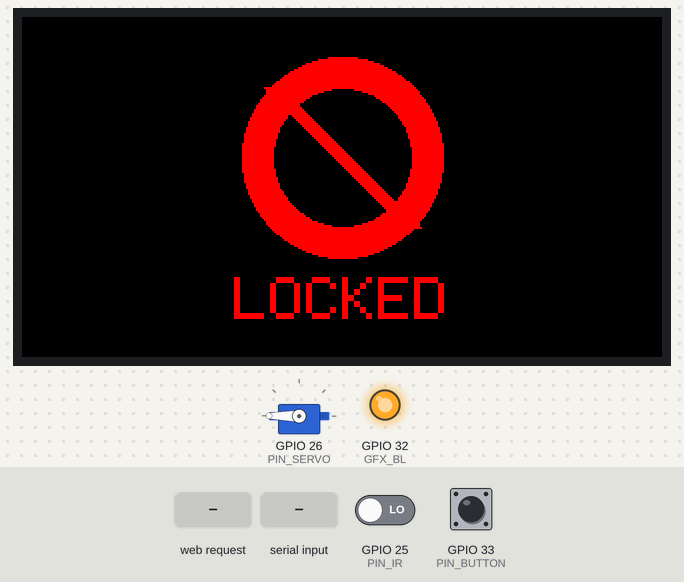
The sketch below on a simulated ESP32. Parts: servo, 320×170 colour display, output pins drawn as LEDs (lit = HIGH). The test bench sets the inputs (shaded band); at power-on: GPIO 33 (PIN_BUTTON) HIGH, GPIO 25 (PIN_IR) LOW. WiFi joins after 1.5 s; servers stay silent unless stated; what the sketch prints to the serial monitor is not drawn.

Above: at 3.3 s.
3.4 s: GPIO 33 (PIN_BUTTON) pulled LOW for 0.15 s
At 4.4 s:
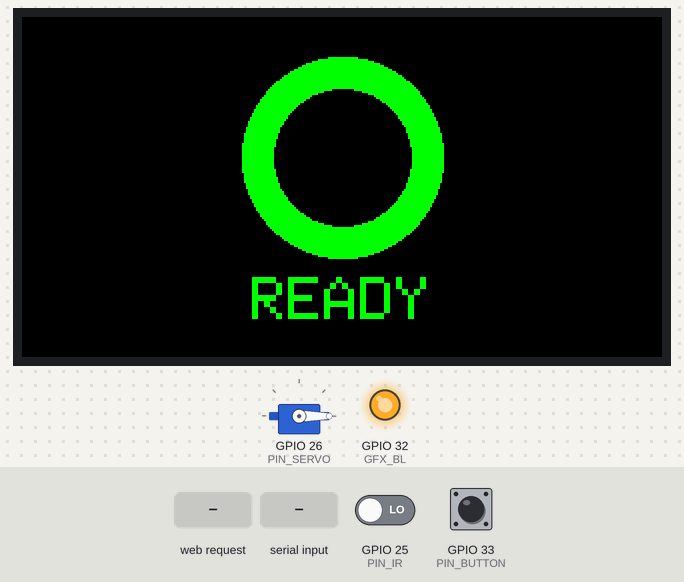
5.0 s: HTTP request GET /lock received
At 5.7 s:
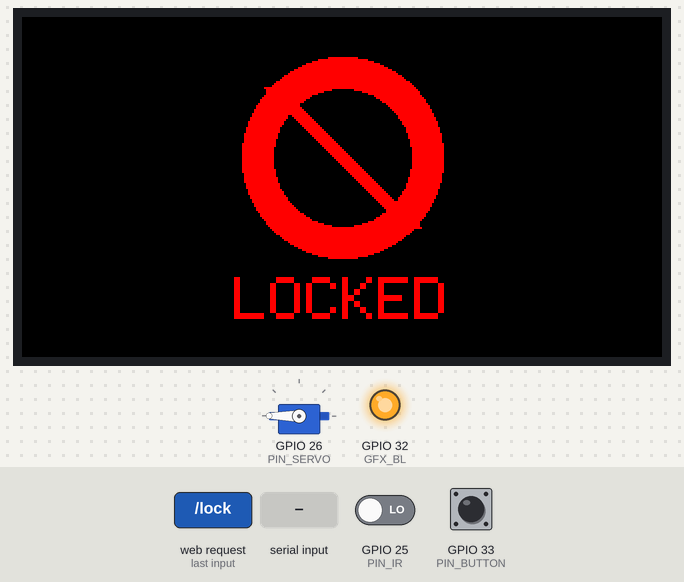
6.5 s: "u" received over Serial
At 7.7 s:
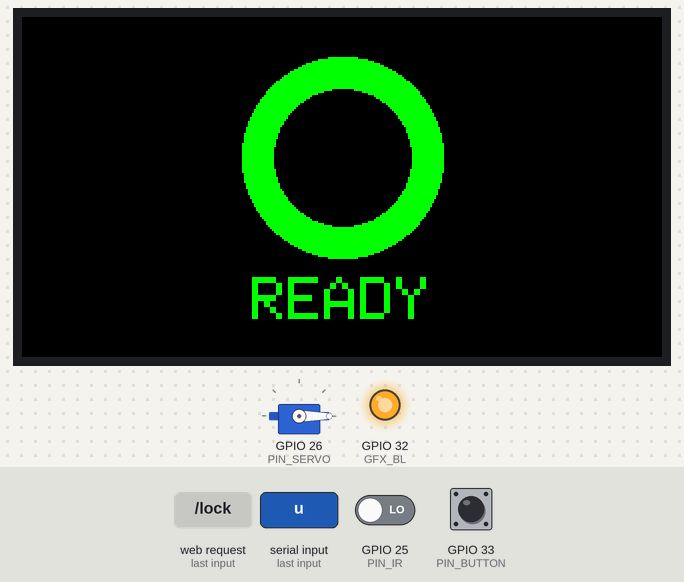
8.0 s: GPIO 25 (PIN_IR) driven HIGH
9.5 s: GPIO 25 (PIN_IR) driven LOW
At 10.1 s:
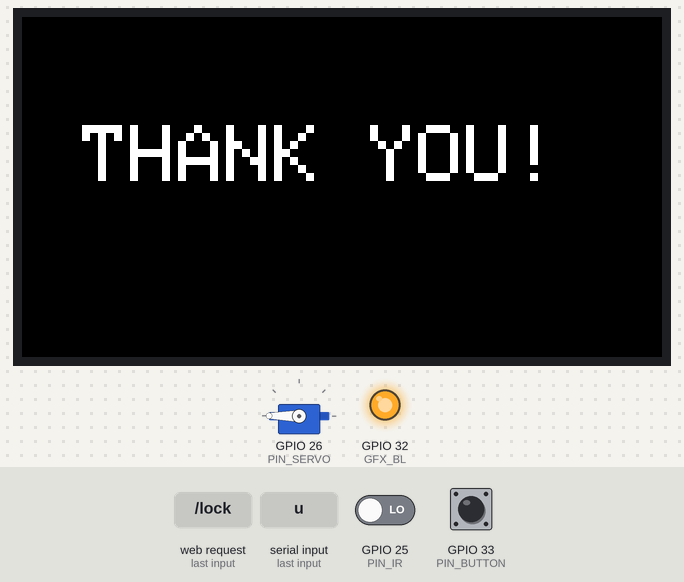
12.5 s: HTTP request GET /unlock received
At 12.64 s:
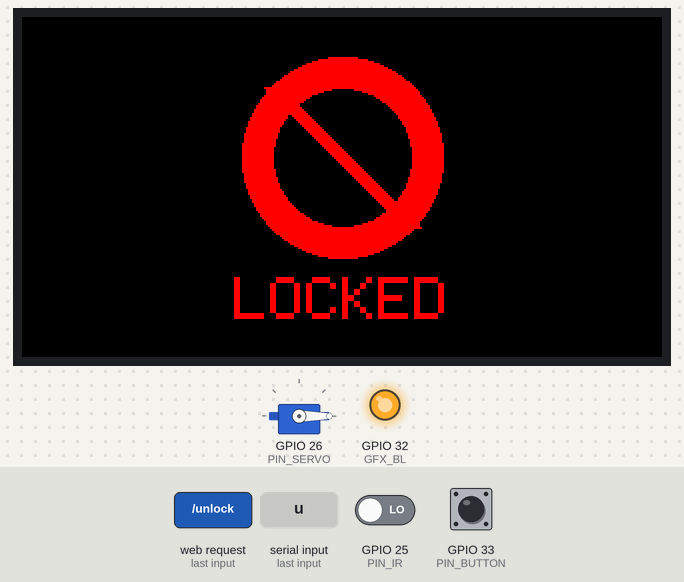
Timing chart, 0 to 15.2 s (numbered marks = the images above; inputs shaded):
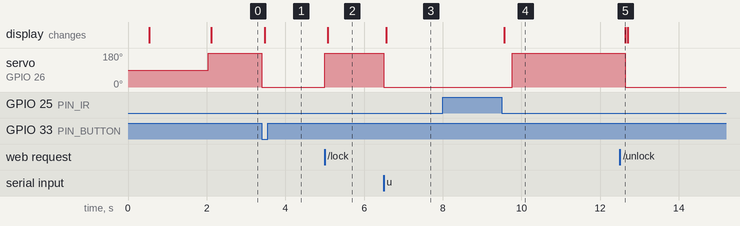

The sketch:

gacha_lock_wifi.ino
```cpp
// =====================================================================
//  gacha_lock_wifi.ino  --  ガチャ機ロック ESP32 WiFi版
//
//  BLE版 (firmware/gacha_lock_ble) から通信方式だけをWiFiに置き換えたもの。
//  BLEは電波が弱いと接続が頻繁に切れ(supervision timeout)、排出の通知を
//  取りこぼす問題が実イベントで発生したため、ローカルのWiFiに乗り換えた。
//  ロック機構・センサー・画面まわりのロジックはBLE版と同一。
//
//  ■ 通信方式
//    ESP32はWiFiに接続し、HTTPサーバーとして待ち受ける。
//    PC側 (pc_game/game_server.py) は http://gacha.local/ に対して:
//      GET /status  → 現在の状態をJSONで返す (PCはこれを定期的に見て状態を追う)
//      GET /unlock  → 解錠
//      GET /lock    → 強制施錠(管理画面用)
//    mDNSで "gacha.local" を名乗るので、IPが変わっても設定変更は不要。
//    (macOSは標準で .local を名前解決できる)
//
//  ■ 動作の流れ (BLE版と同じ)
//    [施錠中]  画面「ロック中」
//         │  /unlock を受信 (または物理ボタン/シリアル'u')
//         ▼
//    [解錠中]  画面「かいじょ!」/ サーボ=解錠
//         │  赤外線センサーがカプセルの落下を検知
//         ▼
//    [お礼表示] LOCK_DELAY_MS 待ってから施錠 → 3秒後に施錠中へ戻る
//
//  ボード: ideaspark ESP32 + 1.9" ST7789 (170x320)
//  必要ライブラリ:
//    - "GFX Library for Arduino" (moononournation)
//    - "ESP32Servo"              (Kevin Harrington)
//    (WiFi / WebServer / ESPmDNS はESP32ボードパッケージに標準で入っている)
//
//  配線 (BLE版と同じ):
//    サーボ信号   -> GPIO26
//    赤外線センサー D0 -> GPIO25 (★3.3Vで駆動すること)
//    手動解除ボタン(任意, もう片足GND) -> GPIO33
//    画面バックライト -> GPIO32 (ideaspark基板固有)
//
//  ■ 接続情報
//    wifi_config.example.h を wifi_config.h にコピーして書き込むこと。
//    wifi_config.h は .gitignore 済み(認証情報はコミットしない)。
// =====================================================================
#include <Arduino_GFX_Library.h>
#include <ESP32Servo.h>
#include <ESPmDNS.h>
#include <WebServer.h>
#include <WiFi.h>

#include "wifi_config.h"

// ---------------- 表示画像 (任意) ----------------
// BLE版と同じ images.h をそのまま使える。無ければ従来の図形描画にフォールバックする。
#if defined(__has_include)
#  if __has_include("images.h")
#    include "images.h"
#    define HAS_IMAGES 1
#  endif
#endif

// ---------------- ピン割り当て (実機確認済み) ----------------
#define PIN_SERVO   26    // サーボ信号
#define PIN_IR      25    // 赤外線センサー D0 (★3.3Vで駆動すること)
#define PIN_BUTTON  33    // 手動解除ボタン(任意, もう片足GND)
#define GFX_BL      32    // 画面バックライト (このボード固有)

// ---------------- サーボの角度 (★実機で要調整) ----------------
const int ANGLE_LOCK = 180;   // 施錠位置
const int ANGLE_FREE = 0;     // 解錠位置

// ---------------- 排出検知から施錠までの遅延 (★実機で要調整) ----------------
//  カプセルが落ちた瞬間に施錠すると、回転盤のポケットがまだ開いた位置で止まってしまい、
//  機構が中途半端なところで引っかかる。少し待って回転盤が良い位置まで進んでから
//  爪を落とすことで、きれいに止まる。長すぎると2個目が出るおそれがあるので注意。
const uint32_t LOCK_DELAY_MS = 200;

// ---------------- 赤外線センサーの極性 ----------------
//  多くの LM393 障害物センサーは「物体を検知すると D0 が LOW」になる。
//  もし逆(検知でHIGH)なら false にする。
const bool IR_ACTIVE_LOW = true;

// ---------------- 画面の色 (RGB565) ----------------
#define C_BLACK 0x0000
#define C_WHITE 0xFFFF
#define C_RED   0xF800
#define C_GREEN 0x07E0

// ---------------- 画面の初期化 ----------------
Arduino_DataBus *bus = new Arduino_ESP32SPI(2 /*DC*/, 15 /*CS*/, 18 /*SCK*/, 23 /*MOSI*/, GFX_NOT_DEFINED /*MISO*/);
Arduino_GFX *gfx = new Arduino_ST7789(bus, 4 /*RST*/, 1 /*rotation*/, true /*IPS*/, 170, 320, 35, 0, 35, 0);
const int CX = 160;   // 画面中心X (横向き 320x170)
const int CY = 70;
const int R  = 50;

Servo lockServo;
WebServer server(80);

// ---------------- 状態 ----------------
enum State { ST_LOCKED, ST_UNLOCKED, ST_THANKS };
State state = ST_LOCKED;
bool  armed = false;    // 解錠後、センサーがクリアになってから検知を有効化するフラグ
uint32_t thanksSince = 0;
bool  servoLockedInThanks = false;
const uint32_t THANKS_MS = 3000;

bool webUnlockReq = false;   // HTTPからの解錠要求
bool webLockReq   = false;   // HTTPからの強制施錠要求

// 排出のたびに増える通し番号。PCはこれを見て「新しく1個出た」を判定するので、
// 通信が一瞬切れても取りこぼさない(BLE版で通知を落とした反省点)。
uint32_t dispenseCount = 0;

// 今の状態を表す文字列。PC側はこれを見てロック状況を把握する。
const char* stateName() {
  switch (state) {
    case ST_UNLOCKED: return "UNLOCKED";
    case ST_THANKS:   return "DISPENSED";   // サーボは施錠済み、お礼を表示中
    default:          return "LOCKED";
  }
}

// ---------------- 画面描画 ----------------
void drawReady() {
#ifdef HAS_IMG_UNLOCKED
  gfx->draw16bitRGBBitmap(0, 0, (uint16_t *)IMG_UNLOCKED, IMG_W, IMG_H);
#else
  gfx->fillScreen(C_BLACK);
  gfx->fillCircle(CX, CY, R,    C_GREEN);
  gfx->fillCircle(CX, CY, R-16, C_BLACK);
  gfx->setTextSize(3);
  gfx->setTextColor(C_GREEN);
  gfx->setCursor(CX - 45, 130);
  gfx->print("READY");
#endif
}

void drawLocked() {
#ifdef HAS_IMG_LOCKED
  gfx->draw16bitRGBBitmap(0, 0, (uint16_t *)IMG_LOCKED, IMG_W, IMG_H);
#else
  gfx->fillScreen(C_BLACK);
  gfx->fillCircle(CX, CY, R,    C_RED);
  gfx->fillCircle(CX, CY, R-16, C_BLACK);
  for (int o = -4; o <= 4; o++)
    gfx->drawLine(CX-35+o, CY-35, CX+35+o, CY+35, C_RED);
  gfx->setTextSize(3);
  gfx->setTextColor(C_RED);
  gfx->setCursor(CX - 54, 130);
  gfx->print("LOCKED");
#endif
}

void drawThanks() {
#ifdef HAS_IMG_THANKS
  gfx->draw16bitRGBBitmap(0, 0, (uint16_t *)IMG_THANKS, IMG_W, IMG_H);
#else
  gfx->fillScreen(C_BLACK);
  gfx->setTextSize(4);
  gfx->setTextColor(C_WHITE);
  gfx->setCursor(CX - 130, CY - 16);
  gfx->print("THANK YOU!");
#endif
}

// WiFi接続待ちの画面(画像が無い環境でも状況が分かるように)
void drawConnecting(const char* line) {
  gfx->fillScreen(C_BLACK);
  gfx->setTextSize(2);
  gfx->setTextColor(C_WHITE);
  gfx->setCursor(10, 60);
  gfx->print("WiFi...");
  gfx->setTextSize(1);
  gfx->setCursor(10, 100);
  gfx->print(line);
}

// ---------------- センサー読み取り ----------------
bool irDetected() {
  int v = digitalRead(PIN_IR);
  return IR_ACTIVE_LOW ? (v == LOW) : (v == HIGH);
}

// ---------------- 施錠/解錠 ----------------
void lockNow() {
  lockServo.write(ANGLE_LOCK);
  drawLocked();
  state = ST_LOCKED;
  armed = false;
  Serial.println("[STATE] LOCKED");
}

void unlockNow() {
  lockServo.write(ANGLE_FREE);
  drawReady();
  state = ST_UNLOCKED;
  armed = false;
  Serial.println("[STATE] UNLOCKED (待機: カプセル落下)");
}

// カプセル検知時。すぐには施錠せず、回転盤が良い位置まで進むのを LOCK_DELAY_MS だけ待つ。
// 実際の施錠は loop の ST_THANKS 処理で行う。
void thanksThenLock() {
  armed = false;
  drawThanks();
  state = ST_THANKS;
  thanksSince = millis();
  servoLockedInThanks = false;
  dispenseCount++;
  Serial.printf("[STATE] THANKS (%lums後に施錠します) 排出通算=%lu\n",
                LOCK_DELAY_MS, dispenseCount);
}

// ---------------- HTTPハンドラ ----------------
void sendStatus() {
  char buf[128];
  snprintf(buf, sizeof(buf),
           "{\"state\":\"%s\",\"dispensed\":%lu,\"rssi\":%d}",
           stateName(), dispenseCount, WiFi.RSSI());
  server.send(200, "application/json", buf);
}

void handleStatus() { sendStatus(); }

void handleUnlock() {
  webUnlockReq = true;
  Serial.println("[HTTP] /unlock");
  sendStatus();
}

void handleLock() {
  webLockReq = true;
  Serial.println("[HTTP] /lock");
  sendStatus();
}

void handleRoot() {
  // ブラウザから直接開いたとき用の簡単な確認ページ
  String h = "<!doctype html><meta charset=utf-8>"
             "<meta name=viewport content='width=device-width,initial-scale=1'>"
             "<style>body{font-family:sans-serif;text-align:center;margin-top:12vh;background:#111;color:#eee}"
             "a{display:inline-block;margin:8px;padding:14px 26px;border-radius:10px;"
             "background:#2b6cb0;color:#fff;text-decoration:none;font-size:18px}</style>"
             "<h2>ガチャロック</h2><p>状態: ";
  h += stateName();
  h += "<br>排出通算: " + String(dispenseCount);
  h += "<br>電波: " + String(WiFi.RSSI()) + " dBm</p>";
  h += "<a href=/unlock>解錠する</a><a href=/lock>施錠する</a>";
  server.send(200, "text/html; charset=utf-8", h);
}

// ---------------- 解除トリガー ----------------
bool unlockRequested() {
  if (webUnlockReq) { webUnlockReq = false; return true; }   // HTTPから
  if (digitalRead(PIN_BUTTON) == LOW) return true;           // 物理ボタン
  if (Serial.available()) {                                  // シリアル 'u'
    char c = Serial.read();
    if (c == 'u' || c == 'U') return true;
  }
  return false;
}

// ---------------- WiFi接続 ----------------
void connectWiFi() {
  WiFi.mode(WIFI_STA);
  WiFi.setSleep(false);          // 応答が遅れないよう省電力を切る
  WiFi.setAutoReconnect(true);
  WiFi.begin(WIFI_SSID, WIFI_PASSWORD);
  Serial.printf("WiFi接続中: %s\n", WIFI_SSID);
  drawConnecting(WIFI_SSID);

  for (int i = 0; i < 60 && WiFi.status() != WL_CONNECTED; i++) {
    delay(500);
    Serial.print(".");
  }
  Serial.println();

  if (WiFi.status() == WL_CONNECTED) {
    Serial.printf("接続しました IP=%s RSSI=%d dBm\n",
                  WiFi.localIP().toString().c_str(), WiFi.RSSI());
    if (MDNS.begin(MDNS_NAME)) {
      MDNS.addService("http", "tcp", 80);
      Serial.printf("http://%s.local/ でアクセスできます\n", MDNS_NAME);
    } else {
      Serial.println("mDNSの開始に失敗(IP直指定でアクセスしてください)");
    }
  } else {
    Serial.println("WiFiに接続できませんでした。以降も自動で再試行します");
  }
}

// ---------------- setup ----------------
void setup() {
  Serial.begin(115200);
  delay(300);
  Serial.println();
  Serial.println("=== gacha_lock_wifi start ===");
  Serial.println("解除するには: PCから /unlock / 物理ボタン / シリアル 'u'");

  pinMode(GFX_BL, OUTPUT);
  digitalWrite(GFX_BL, HIGH);
  pinMode(PIN_BUTTON, INPUT_PULLUP);
  pinMode(PIN_IR, INPUT);

  lockServo.setPeriodHertz(50);
  lockServo.attach(PIN_SERVO, 500, 2400);

  gfx->begin();
  gfx->fillScreen(C_BLACK);

  connectWiFi();

  server.on("/", handleRoot);
  server.on("/status", handleStatus);
  server.on("/unlock", handleUnlock);
  server.on("/lock", handleLock);
  server.begin();
  Serial.println("HTTPサーバーを開始しました");

  lockNow();   // 起動時は施錠から
}

// ---------------- loop ----------------
void loop() {
  server.handleClient();

  // WiFiが切れたら繋ぎ直す(ルーター再起動などに追従)。
  // ただし接続を試している最中に reconnect を重ねて呼ぶと
  // "sta is connecting, return error" を延々と出すだけなので、
  // 「切断が確定した状態」のときだけ呼び直す。
  static uint32_t lastWifiCheck = 0;
  static bool wasConnected = false;
  if (millis() - lastWifiCheck > 5000) {
    lastWifiCheck = millis();
    const wl_status_t st = WiFi.status();
    if (st == WL_CONNECTED) {
      if (!wasConnected) {
        wasConnected = true;
        Serial.printf("[WiFi] 接続しました IP=%s RSSI=%d dBm\n",
                      WiFi.localIP().toString().c_str(), WiFi.RSSI());
      }
    } else {
      if (wasConnected) {
        wasConnected = false;
        Serial.println("[WiFi] 切断されました — 再接続します");
      }
      // WL_IDLE_STATUS(接続処理中)のときは邪魔しない
      if (st == WL_CONNECTION_LOST || st == WL_DISCONNECTED || st == WL_CONNECT_FAILED) {
        WiFi.reconnect();
      }
    }
  }

  // 管理画面からの強制施錠(状態に関係なく先に処理する)
  if (webLockReq) {
    webLockReq = false;
    Serial.println("[CMD] 強制施錠");
    lockNow();
    delay(200);
  }

  if (state == ST_LOCKED) {
    if (unlockRequested()) {
      Serial.println("[CMD] 解除指示を受信");
      unlockNow();
      delay(300);                   // ボタン連打・チャタリング対策
    }

  } else if (state == ST_THANKS) {
    const uint32_t elapsed = millis() - thanksSince;
    // 回転盤が良い位置まで進むのを待ってから施錠する
    if (!servoLockedInThanks && elapsed >= LOCK_DELAY_MS) {
      lockServo.write(ANGLE_LOCK);
      servoLockedInThanks = true;
      Serial.println("[SERVO] 施錠しました");
    }
    if (elapsed > THANKS_MS) {
      lockNow();
    }

  } else {  // ST_UNLOCKED
    // まずセンサーが「クリア(何もない)」になるまで待ってから検知を有効化する
    if (!armed) {
      if (!irDetected()) {
        armed = true;
        Serial.println("[IR] 監視開始 (カプセル落下を待機)");
      }
    } else {
      if (irDetected()) {
        Serial.println("[IR] カプセル検知!");
        thanksThenLock();
      }
    }
  }

  delay(5);
}
```

wifi_config.example.h
```cpp
// このファイルを wifi_config.h という名前でコピーして、実際の値を書き込んでください。
// wifi_config.h は .gitignore 済みなので Git にはコミットされません。

#pragma once

#define WIFI_SSID     "your-wifi-ssid"
#define WIFI_PASSWORD "your-wifi-password"

// PCからは http://<MDNS_NAME>.local/ でアクセスする(macOSは標準で名前解決できる)
#define MDNS_NAME "gacha"
```

Measured:
- after the input at 3.4 s, servo on GPIO 26 (PIN_SERVO): 180° → 0° at once; the display: changes after 0.07 s (image 1)
- after the input at 5.0 s, servo on GPIO 26 (PIN_SERVO): 0° → 180° at once; the display: changes after 0.07 s (image 2)
- after the input at 6.5 s, servo on GPIO 26 (PIN_SERVO): 180° → 0° at once; the display: changes after 0.07 s (image 3)
- after the input at 8.0 s, every drawn part: stays the same
- after the input at 9.5 s, servo on GPIO 26 (PIN_SERVO): 0° → 180° after 0.27 s; the display: changes after 0.06 s (image 4)
- after the input at 12.5 s, servo on GPIO 26 (PIN_SERVO): 180° → 0° after 0.14 s
